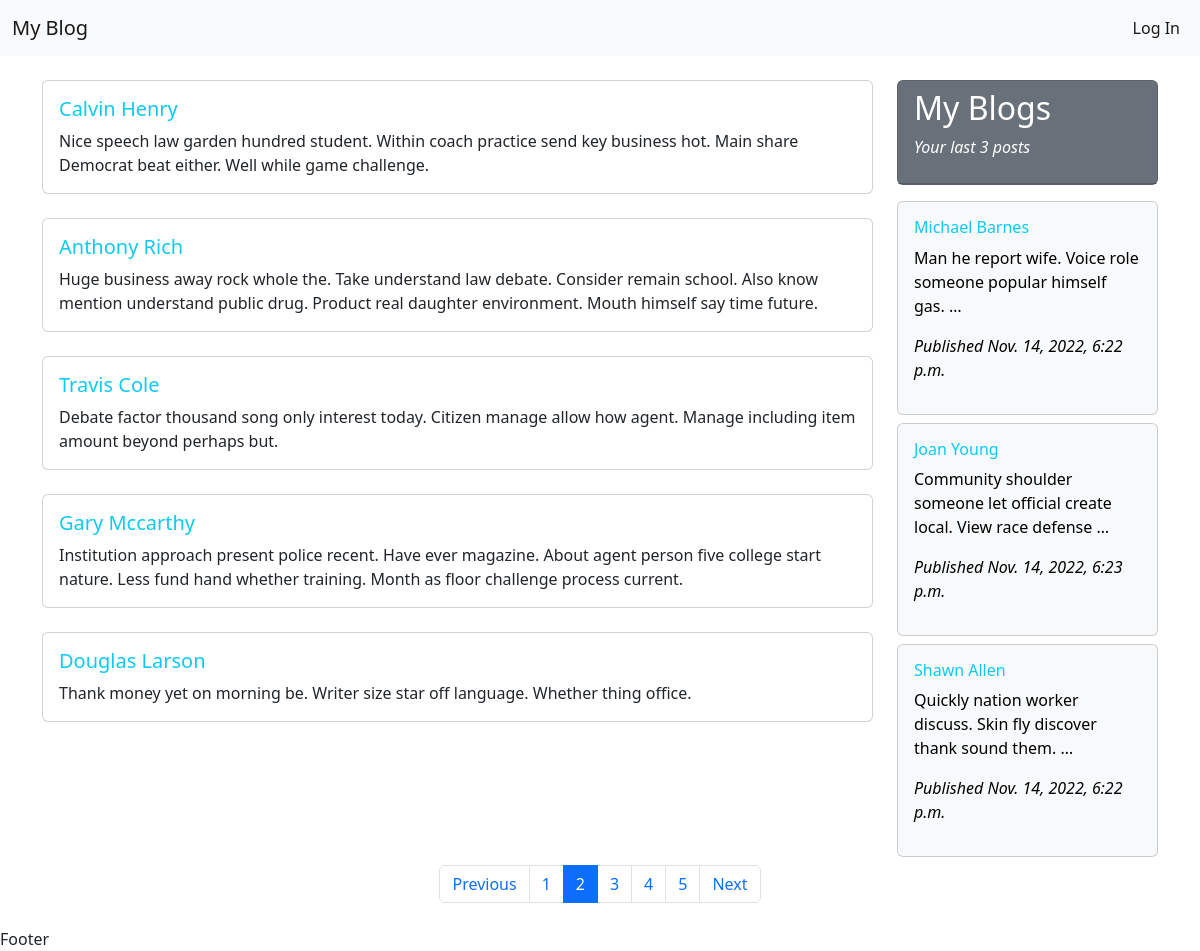
Page /?page=2 (signed in) on the committed database.
### pages/models.py (models this page shows, shortened)
class DateTime(models.Model):
    created_at=models.DateTimeField(auto_now_add=True)
    updated_at=models.DateTimeField(auto_now=True)
    class Meta:
        abstract = True

class Post(DateTime):
    author=models.ForeignKey(User, related_name="author", on_delete=models.CASCADE)
    title=models.CharField(max_length=150)
    slug = models.SlugField(max_length=300, verbose_name=_('Post Slug'))
    description=models.TextField(_("Describe your post here..."), max_length=3000)
    status=models.CharField(max_length=7,choices=STATUS, default='Draft')
    class Meta:
        verbose_name = _("Post")
        verbose_name_plural = _("Posts")
        ordering=['-created_at']

### pages/views.py (the view)
# urls.py: 2. Add a URL to urlpatterns:  path('', views.home, name='home')
def home(request):
    posts=models.Post.objects.filter(status='Publish')
    p = Paginator(posts, 5)
    page_number = request.GET.get('page')
    try:
        page_obj = p.get_page(page_number)
    except PageNotAnInteger :
        page_obj = p.page(1)
    except EmptyPage:
        page_obj = p.page(p.num_pages)
    context = {
        'page_obj': page_obj,
    }
    return render(request, 'base.html', context)

### pages/context_processors.py (called while the page is built)
def my_blogs(request):
    my_blogs = Post.objects.filter(author=request.user)[:3]
    return {
        'my_blogs': my_blogs,
    }

### pages/models.py (called while the page is built)
    def get_absolute_url(self):
        return reverse("pages:post_detail", kwargs={"pk": self.pk, "slug":self.slug})

### templates/base.html (shortened to what this page needs)
<!doctype html>
<html lang="en">
  <head>
    <link href="https://cdn.jsdelivr.net/npm/bootstrap@5.2.2/dist/css/bootstrap.min.css" rel="stylesheet">
</head>
  <body>
    <div>
        {% include  'navbar.html' %}
    </div>
    <main class="container my-4">
        <div class="row">
            {% block content %}
            <div class="col-lg-9">
            {% for post in page_obj.object_list %}
            <div class="card mb-4" onclick="location.href='{{post.get_absolute_url}}';" style="cursor: pointer;">
                <div class="card-body">
                  <h5 class="card-title text-info">{{post.title}}</h5>
                  <p class="card-text">{{post.description|truncatewords:30}}</p>
                </div>
              </div>
            {% endfor %}
            </div>
            {% endblock %}
            <div class="col-lg-3">
                <div class="card text-bg-secondary mb-3" style="max-width: 18rem;">
                    <div class="card-header">
                        <h2>My Blogs</h2>
                        <p class="fst-italic">Your last 3 posts</p>
                    </div>
                </div>
                {% for myblog in my_blogs  %}
                <div class="card text-bg-light mb-2" style="max-width: 18rem; cursor: pointer;" onclick="location.href='{{myblog.get_absolute_url}}';">
                    <div class="card-body">
                      <h6 class="card-title text-info ">{{myblog.title|truncatechars:20}}</h6>
                      <p class="card-text">{{myblog.description|truncatewords:10}}</p>
                      <p class=""><span class="fst-italic">Published {{myblog.updated_at}}</span></p>
                    </div>
                </div>
                {% endfor %}
            </div>
        </div>
        <nav aria-label="Page navigation example">
            <ul class="pagination justify-content-center">
                {% if page_obj.has_previous %}
              <li class="page-item">
                <a class="page-link" href="?page={{page_obj.previous_page_number}}">Previous</a>
              </li>
              {% endif %}
              {% for i in page_obj.paginator.page_range  %}
              {% if page_obj.number == i %}
              <li class="page-item active" aria-current="page"><a class="page-link" href="?page={{i}}">{{i}}</a></li>
               {% else %}
               <li class="page-item"><a class="page-link" href="?page={{i}}">{{i}}</a></li>
              {% endif %}
              {% endfor %}
              {% if  page_obj.has_next %}
              <li class="page-item">
                <a class="page-link" href="?page={{page_obj.next_page_number}}">Next</a>
              </li>
              {% endif %}
            </ul>
          </nav>
    </main>
    <div>Footer</div>
    <script src="https://cdn.jsdelivr.net/npm/bootstrap@5.2.2/dist/js/bootstrap.min.js"></script>  </body>
</html>

### templates/navbar.html (shortened to what this page needs)
<nav class="navbar navbar-expand-lg bg-light">
    <div class="container-fluid">
      <a class="navbar-brand" href="{% url 'pages:home' %}">My Blog</a>
      <div class="collapse navbar-collapse" id="navbarSupportedContent">
        <ul class="navbar-nav ms-auto mb-2 mb-lg-0">
          <li class="nav-item">
            <a class="nav-link active" aria-current="page" href="{% url 'pages:home' %}">Log In</a>
          </li>
        </ul>
      </div>
    </div>
  </nav>

### rows in the picture
Post: title "Calvin Henry", description "Nice speech law garden hundred student. Within coach practice send key business hot. Main share Democrat beat either. Well while game challenge."
Post: title "Anthony Rich", description "Huge business away rock whole the. Take understand law debate. Consider remain school. Also know mention understand public drug. Product real daughter environment. Mouth himself say time future."
Post: title "Travis Cole", description "Debate factor thousand song only interest today. Citizen manage allow how agent. Manage including item amount beyond perhaps but."
Post: title "Gary Mccarthy", description "Institution approach present police recent. Have ever magazine. About agent person five college start nature. Less fund hand whether training. Month as floor challenge process current."
Post: title "Douglas Larson", description "Thank money yet on morning be. Writer size star off language. Whether thing office."
Post: title "Michael Barnes", description "Man he report wife. Voice role someone popular himself gas. …", updated_at "Nov. 14, 2022, 6:22 p.m."
Post: title "Joan Young", description "Community shoulder someone let official create local. View race defense …", updated_at "Nov. 14, 2022, 6:23 p.m."
Post: title "Shawn Allen", description "Quickly nation worker discuss. Skin fly discover thank sound them. …", updated_at "Nov. 14, 2022, 6:22 p.m."

### other values in the picture
{{ i }} "1" "3" "4" "5"
{{ i }} "2"
